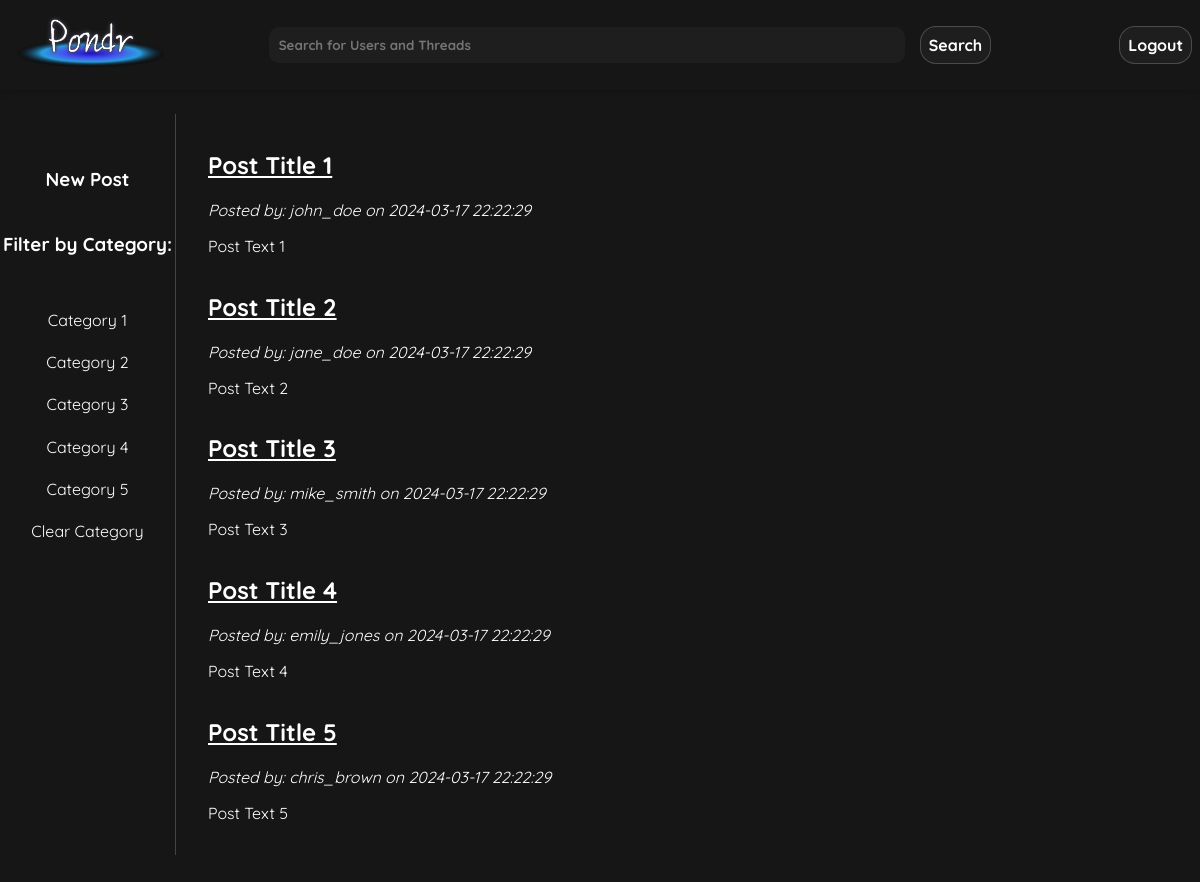
The page /pages/discussion.php (signed in) on the database its author committed.
### tables this page shows
CREATE TABLE categories (
    catId INT AUTO_INCREMENT,
    userId INT NOT NULL,
    name VARCHAR(255) NOT NULL,
    count INT NOT NULL DEFAULT(0),  
    PRIMARY KEY(catId),
    FOREIGN KEY(userId) REFERENCES users(userId)
        ON DELETE CASCADE
);

CREATE TABLE posts (
    postId INT AUTO_INCREMENT,
    userId INT NOT NULL, 
    postDate DATETIME NOT NULL,  
    title VARCHAR(255) NOT NULL,
    text VARCHAR(3000) NOT NULL,  
    img VARCHAR(255),
    link VARCHAR(255),
    catId INT,
    likes INT NOT NULL DEFAULT(0),
    comment INT NOT NULL DEFAULT(0),
    PRIMARY KEY(postId,userId),
    FOREIGN KEY(userId) REFERENCES users(userId)
        ON DELETE CASCADE,
    FOREIGN KEY(catId) REFERENCES categories(catId)
        ON DELETE CASCADE
    
);

CREATE TABLE users (
    userId INT AUTO_INCREMENT,
    utype BIT(1) NOT NULL,  
    fName VARCHAR(255) NOT NULL,
    lName VARCHAR(255) NOT NULL,
    uName VARCHAR(255) NOT NULL UNIQUE,
    email VARCHAR(255) NOT NULL UNIQUE,
    pass VARCHAR(255) NOT NULL,
    bio VARCHAR(1000) NOT NULL,  
    pfp VARCHAR(255),
    recoveryKey VARCHAR(32),
    PRIMARY KEY(userId)
);

### public/pages/discussion.php (the view, shortened to what this page needs)
<?php
$search = (isset($_GET["search"])) ? $_GET["search"] : null;
?>
<!DOCTYPE html>
<html lang="en">
<head>
    <link rel="stylesheet" href="../css/styles.css">
    <link rel="stylesheet" href="../css/discussion.css">
</head>
<body>
    <?php require_once '../scripts/header.php';  ?>
    <main class="center-container margin-down">
        <section class="side-container">
            <?php
            if (isset ($uid)) {
                echo "<a href=\"./new_post.php\"><h3>New Post</h3></a>";
            }
            ?>
            <h3>Filter by Category: </h3>
            <ul>
                <?php
                $sql = "SELECT catId, name FROM categories ORDER BY count DESC LIMIT 10;";
                $prstmt = $conn->prepare($sql);
                try {
                    $prstmt->execute();
                    $prstmt->bind_result($catListId,$catName);
                    if ($prstmt->fetch()) {
                        echo (isset($search)) ? "<li><a href=\"./discussion.php?catId=$catListId&search=$search\">$catName</a></li>" : "<li><a href=\"./discussion.php?catId=$catListId\">$catName</a></li>";
                        while ($prstmt->fetch()) {
                            echo (isset ($search)) ? "<li><a href=\"./discussion.php?catId=$catListId&search=$search\">$catName</a></li>" : "<li><a href=\"./discussion.php?catId=$catListId\">$catName</a></li>";
                        }
                        echo (isset ($search)) ? "<li><a href=\"./discussion.php?search=$search\">Clear Filter</a></li>" : "<li><a href=\"./discussion.php\">Clear Category</a></li>";
                    } else {
                        echo "<p>No Categories have been made yet! make some.</p>";
                    }
                } catch(mysqli_sql_exception $e) {
                    echo "<p>Error occurred: pulling categories.</p>";
                }
                ?>
            </ul>
        </section>
        <section class="discussion-container">
                <?php
                $sql = "SELECT p.postId, p.title, p.postDate, p.text, u.uName, c.name, p.img
                FROM posts as p JOIN users as u ON p.userId = u.userId
                JOIN categories as c ON p.catId = c.catId
                WHERE" . (isset($catId) ? " p.catId = ? AND ":" ") . "CASE WHEN ? = \"\" THEN TRUE ELSE (p.title LIKE CONCAT('%',?,'%') OR p.text LIKE CONCAT('%',?,'%') OR u.uName LIKE CONCAT('%',?,'%')) END;";
                $prstmt = $conn->prepare($sql);
                $searchString = (isset($search)) ? $search : "";
                if (isset($catId)) {
                    $prstmt->bind_param("sssss",$catId,$searchString,$searchString,$searchString,$searchString);
                } else {
                    $prstmt->bind_param("ssss",$searchString,$searchString,$searchString,$searchString);
                }
                try {
                    $prstmt->execute();
                    $prstmt->bind_result($postId, $title, $postDate, $text, $uName, $catName, $postImg);
                    if($prstmt->fetch()){
                        echo "<div class=\"mini-thread\">";
                        echo "<article>";
                        echo "<a href=\"./thread.php?postId=$postId\"><h2>$title</h2></a>";
                        echo "<i>Posted by: $uName on <time>$postDate</time></i>";
                        echo "<p>$text</p>";
                        echo "</article>";
                        echo "</div>";
                        while ($prstmt->fetch()) {
                            echo "<div class=\"mini-thread\">";
                            echo "<article>";
                            echo "<a href=\"./thread.php?pid=$postId\"><h2>$title</h2></a>";
                            echo "<i>Posted by: $uName on <time>$postDate</time></i>";
                            echo "<p>$text</p>";
                            echo "</article>";
                            echo "</div>";
                        }
                    } else {
                        echo "<p>Looks like theres no posts currently in Pondr. Be the first to post!</p>";
                    }
                } catch (mysqli_sql_exception $e) {
                    echo "<p>Error while loading discussion posts. Try again.</p>";
                }
                ?>
        </section>
    </main>
</body>
</html>

### public/scripts/header.php (shortened to what this page needs)
<?php
require_once 'dbconfig.php';
$utype = (isset($_SESSION["utype"]))? $_SESSION["utype"] : null;
$uid = (isset($_SESSION["uid"]))? $_SESSION["uid"] : null;
?>
<nav id="top-bar">
    <a href="../index.php"><img src="../img/logo.png" alt="Pondr Logo" id="top-bar-logo"></a>
    <div id="top-search-bar">
        <form method="GET" action="discussion.php">
            <?php
            echo "<input type=\"text\" name=\"search\" placeholder=\"Search for Users and Threads\" value=\"" . ((isset($search)) ? $search : "") . "\"/>";
            ?>
            <button type="submit" class="form-button">Search</button>
        </form>
    </div>
    <?php
    if(isset($_SESSION['uid'])){
        $sql = "SELECT pfp FROM users WHERE userid = ?;";
        $prstmt = $conn->prepare($sql);
        $prstmt->bind_param('s',$uid);
        try {
            $prstmt->execute();
            $prstmt->bind_result($pfpPath);
        } catch(mysqli_sql_exception $e) {
            $pfpPath = "../img/pfp.png";
        } finally {
            $prstmt->close();
        }
    }
    if (isset($utype)) {
        switch ($utype) {
            case 0:
            case 1:
                echo "<a href=\"profile.php\"><img src=\"$pfpPath\" id=\"top-search-bar-pfp\"></a>";
                echo "<a href=\"../scripts/logout.php\" class=\"link-button\">Logout</a>";
                break;
        }
    } else {
        echo "<a href=\"login.php\" class=\"link-button\">Login</a>";
        echo "<a href=\"register.php\" class=\"link-button\">Sign Up</a>";
    }
    ?>
</nav>

### public/css/styles.css (style rules this page uses)
:root { --background-color: #161616; --navbar-dark: linear-gradient(145deg, #0A0A0A, #161616); --button-border: rgba(255, 255, 255, 0.2); --text-color: #ffffff; --button-hover-bg: #2A2A2A; --input-background: #1E1E1E; --input-hover: rgba(255, 255, 255, 0.1); --highlight-color: #3A7FFB; --box-shadow: 0 4px 6px rgba(0, 0, 0, 0.1); --pondr-font: 'Quicksand', sans-serif; }
a { color: white; }
body { margin: 0; padding: 0; font-family: var(--pondr-font); background-color: var(--background-color); color:var(--text-color); transition: all 0.2s ease; }
input[type="text"], input[type="password"], button, .link-button, .form-button, .form-container textarea, .form-container select { font-family: var(--pondr-font); background-color: var(--input-background); color: var(--text-color); border: 0.1em solid var(--button-border); border-radius: 1em; transition: all 0.3s ease-in; padding: 0.5em; text-decoration: none; margin: 0em 0.5em; font-weight:bold; outline: none; }
.form-button { cursor: pointer; font-size: 1em; }
#top-bar { background-color: var(--navbar-dark); padding: 2vh 0vh; display: flex; justify-content: space-between; align-items: center; box-shadow: var(--box-shadow); }
#top-bar-logo { width: 150px; margin: 0 1rem; }
#top-search-bar { flex-grow: 1; margin: 0 5em; }
#top-search-bar form { display: flex; align-items: center; }
#top-search-bar input { background-color: var(--input-background); border: 1px solid var(--input-border); color: var(--text-color); padding: 10px; width: 100%; box-sizing: border-box; border-radius:10px; }
.center-container { display:flex; justify-content: center; align-items:center; height: 94vh; }
.margin-down { margin-top: 2vw; align-items:flex-start; margin-bottom: 5em; }

### public/css/discussion.css (style rules this page uses)
.discussion-container { width: 80%; background: var(--dark-blue); padding: 1em 2em; border-left: var(--button-border) solid 0.1em; }
.mini-thread { display: flex; flex-direction: row; align-items: center; }
.mini-thread article { flex-grow:1; margin-right: 1em; }
.mini-thread a { color: white; }
.margin-down { justify-content: space-around; }
.side-container { background: var(--dark-blue); border-radius: 10px; flex-grow: 1; display: flex; flex-direction: column; align-items: center; margin-top: 2.6vw; position: relative; }
.side-container ul { padding-left: 0; list-style-type: none; width:100%; }
.side-container li { margin: 1em 0; width:100%; display:flex; justify-content: center; }
.side-container a { color: white; display: block; background: var(--button-green); box-sizing: border-box; text-align: center; width: 90%; text-decoration: none; padding: 0.2em 0; transition: background-color 0.1s ease-in; border-radius: 0.5em; }

### rows shown on the page
categories: name "Category 1"
categories: name "Category 2"
categories: name "Category 3"
categories: name "Category 4"
categories: name "Category 5"
posts: title "Post Title 1", postDate "2024-03-17 22:22:29", text "Post Text 1"
users: uName "john_doe"
posts: title "Post Title 2", userId.uName "jane_doe", postDate "2024-03-17 22:22:29", text "Post Text 2"
posts: title "Post Title 3", userId.uName "mike_smith", postDate "2024-03-17 22:22:29", text "Post Text 3"
posts: title "Post Title 4", userId.uName "emily_jones", postDate "2024-03-17 22:22:29", text "Post Text 4"
posts: title "Post Title 5", userId.uName "chris_brown", postDate "2024-03-17 22:22:29", text "Post Text 5"
